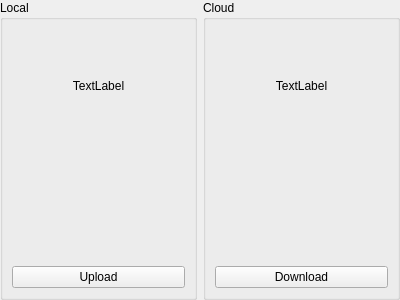
<?xml version="1.0" encoding="UTF-8"?>
<ui version="4.0">
 <class>SyncWidget</class>
 <widget class="QWidget" name="SyncWidget">
  <property name="geometry">
   <rect>
    <x>0</x>
    <y>0</y>
    <width>400</width>
    <height>300</height>
   </rect>
  </property>
  <property name="windowTitle">
   <string>Form</string>
  </property>
  <layout class="QVBoxLayout" name="verticalLayout">
   <property name="leftMargin">
    <number>0</number>
   </property>
   <property name="topMargin">
    <number>0</number>
   </property>
   <property name="rightMargin">
    <number>0</number>
   </property>
   <property name="bottomMargin">
    <number>0</number>
   </property>
   <item>
    <layout class="QHBoxLayout" name="horizontalLayout">
     <item>
      <widget class="QGroupBox" name="local_gb">
       <property name="title">
        <string>Local</string>
       </property>
       <layout class="QVBoxLayout" name="local_layout">
        <item>
         <widget class="QLabel" name="date_info_local">
          <property name="text">
           <string notr="true">TextLabel</string>
          </property>
          <property name="alignment">
           <set>Qt::AlignCenter</set>
          </property>
         </widget>
        </item>
        <item>
         <widget class="QLabel" name="icon_local">
          <property name="sizePolicy">
           <sizepolicy hsizetype="Expanding" vsizetype="Preferred">
            <horstretch>0</horstretch>
            <verstretch>0</verstretch>
           </sizepolicy>
          </property>
          <property name="text">
           <string notr="true"/>
          </property>
          <property name="alignment">
           <set>Qt::AlignCenter</set>
          </property>
         </widget>
        </item>
        <item>
         <widget class="QPushButton" name="upload_button">
          <property name="text">
           <string>Upload</string>
          </property>
         </widget>
        </item>
       </layout>
      </widget>
     </item>
     <item>
      <widget class="QGroupBox" name="cloud_gb">
       <property name="title">
        <string>Cloud</string>
       </property>
       <layout class="QVBoxLayout" name="cloud_layout">
        <item>
         <widget class="QLabel" name="date_info_remote">
          <property name="text">
           <string notr="true">TextLabel</string>
          </property>
          <property name="alignment">
           <set>Qt::AlignCenter</set>
          </property>
         </widget>
        </item>
        <item>
         <widget class="QLabel" name="icon_remote">
          <property name="sizePolicy">
           <sizepolicy hsizetype="Expanding" vsizetype="Preferred">
            <horstretch>0</horstretch>
            <verstretch>0</verstretch>
           </sizepolicy>
          </property>
          <property name="text">
           <string notr="true"/>
          </property>
          <property name="alignment">
           <set>Qt::AlignCenter</set>
          </property>
         </widget>
        </item>
        <item>
         <widget class="QPushButton" name="download_button">
          <property name="text">
           <string>Download</string>
          </property>
         </widget>
        </item>
       </layout>
      </widget>
     </item>
    </layout>
   </item>
   <item>
    <layout class="QFormLayout" name="path_layout"/>
   </item>
  </layout>
 </widget>
 <resources/>
 <connections/>
</ui>
